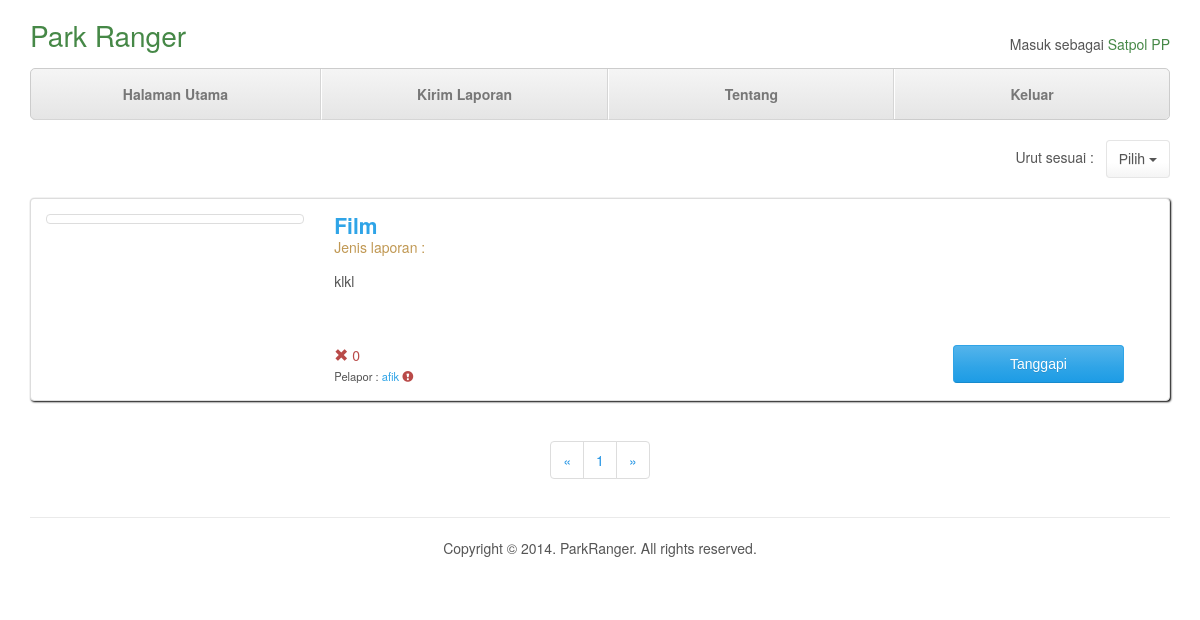
The app's page /dinas.php, older data.
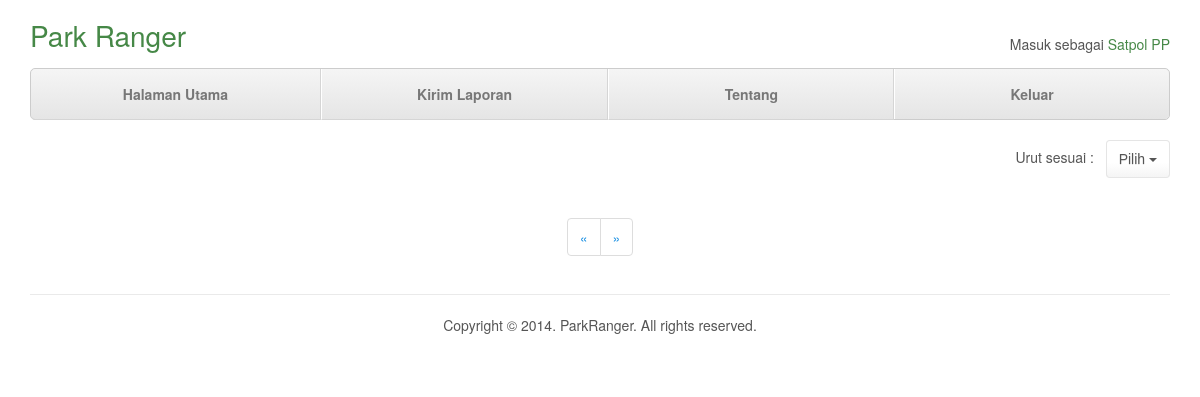
The same page, newer data.
### tables this page shows
CREATE TABLE IF NOT EXISTS `pengaduan` (
`id_laporan` int(11) NOT NULL,
  `rank_vote` int(11) NOT NULL,
  `waktu` datetime NOT NULL,
  `status` tinyint(20) NOT NULL,
  `file_foto` varchar(50) NOT NULL,
  `id_taman` int(11) NOT NULL,
  `ditangani_by` int(11) NOT NULL,
  `pelapor` int(11) NOT NULL,
  `keterangan` text NOT NULL,
  `jenis_laporan` varchar(50) NOT NULL
);

CREATE TABLE IF NOT EXISTS `taman` (
  `nama` varchar(50) NOT NULL,
  `alamat` text NOT NULL,
`id_taman` int(11) NOT NULL
);

CREATE TABLE IF NOT EXISTS `user` (
  `nama` varchar(50) NOT NULL,
  `email` varchar(20) NOT NULL,
  `username` varchar(20) NOT NULL,
  `password` varchar(20) NOT NULL,
`id_user` int(11) NOT NULL,
  `role` int(11) NOT NULL
);

### InformasiDinas.php (the view, shortened to what this page needs)
<?php
	function fetchPost($link, $opt) {
        switch($opt){
        	case 0:
        		$query = "SELECT * FROM pengaduan ORDER BY waktu DESC";
        		break;
        }
        $result = mysqli_query($link,$query);
        while($row[] = mysqli_fetch_array($result));
        return $row;
	}
	function fetchTaman($link,$id){
		$res = mysqli_query($link,"SELECT nama FROM taman WHERE id_taman='$id'");
		$name = $res->fetch_assoc();
		return $name;
	}
	function fetchPelapor($link,$id){
        $res = mysqli_query($link,"SELECT nama FROM user WHERE id_user='$id'");
		$name = $res->fetch_assoc();
		return $name;
	}
	function reports($link, $row, $it){
		$posts = '<div class="panel panel-default">
                  <div class="panel-body">
					<div class="col-xs-12 deskripsi-wrapper">
						<div class="col-xs-3">
							<a href="#" class="thumbnail">
								<img src="img/taman1.jpg" alt="'.$row[$it][4].'">
							</a>
						</div>
						<div class="col-xs-9 deskripsi">
							<h2><a href="#"><strong>'.fetchTaman($link,$row[$it][5])['nama'].'</strong></a></h2>
							<p class="text-warning">Jenis laporan : '.$row[$it][9].'</p>
							<p style="min-height:60px">
							'.$row[$it][8].'</p>
							<div class="col-xs-9 status">
								<p>
									<span class="text-danger"><span class="glyphicon glyphicon-remove"></span> '.$row[$it][3].'</span><br />
									<small>Pelapor : <a href="profile.html" class="text-primary"> '.fetchPelapor($link,$row[$it][7])['nama'].' </a> <a href="#"><span class="text-danger glyphicon glyphicon-exclamation-sign"></span></a></small>
								</p>
							</div>
							<div class="col-xs-3">
								<button id="bt'.$row[$it][0].'" type="button" class="btn btn-primary btn-block" data-toggle="collapse" data-target="#post'.$row[$it][0].'" onclick="this.style.visibility=\'hidden\'">Tanggapi</button>
						    </div>
						</div>
						</div>
						<div id="post'.$row[$it][0].'" class="collapse out">
							<div class="col-xs-9 komentar">
								<textarea name="komentar" rows="3" class="form-control" placeholder="Tanggapan"></textarea>
							</div>
							<div class="col-xs-3 konfirmasi-btn">
								<span>
									<input type="submit" value="Konfirmasi" class="btn btn-block btn-primary" data-toggle="collapse" data-target="#post'.$row[$it][0].'" onclick="bt'.$row[$it][0].'.style.visibility=\'visible\'">
								</span>
							</div>
						</div>
	        		</div>
	        	</div>';
	    return $posts;
	}
	function countPagination($row){
		return (sizeof($row)-1)/5;
	}
?>

### dinas.php (shortened to what this page needs)
<!DOCTYPE html>
<?php
	$sort = 0;
	$page = 0;
?>
<html class="no-js">
    <head>
        <link rel="stylesheet" href="css/bootstrap.min.css">
        <link rel="stylesheet" href="css/normalize.css">
        <link rel="stylesheet" href="css/main.css">
        <link rel="stylesheet" href="css/dinas.css">
    </head>
    <body>
    	<div class="container">
	        <div class="top">
		        <h1 class="text-muted"><a href="index.php">Park Ranger</a></h1>
			    <p class="text-right">Masuk sebagai <a href="#">Satpol PP</a></p>
			    <div class="clearfix"></div>
		        <ul class="nav nav-justified" role="navigation">
		        	<li><a href="index.php">Halaman Utama</a></li>
		        	<li><a href="lapor.php">Kirim Laporan</a></li>
		        	<li><a href="about.php">Tentang</a></li>
		        	<li><a href="logout.php">Keluar</a></li>
		        </ul>
	       	</div>
	       	<br/>
	       	<div class="dropdown text-right">
	       	Urut sesuai : &nbsp;
				<button class="btn btn-default dropdown-toggle" type="button" id="dropdownMenu1" data-toggle="dropdown" aria-expanded="true">
					Pilih
					<span class="caret"></span>
				</button>
			</div>
			<br />
			<?php include("InformasiDinas.php");
				$link = init();
				$start = $page * 5;
                $row = fetchPost($link,$sort);
                for($it=$start;$it<$start+5;$it++){
            		if(isset($row[$it])){
            			echo reports($link, $row,$it);
                	}
                }
            ?>
		<nav class="text-center">
			<ul class="pagination">
				<?php
					echo "<li onclick=\"$('#temp2').val('0'); $('#tempform2').submit()\">
							 <a href=\"#\" aria-label=\"Previous\">
						 		<span aria-hidden=\"true\">&laquo;</span>
							 </a>
						 </li>";
					$max = countPagination($row);
					for($i=0;$i<$max;$i++){
						$j = $i+1;
						echo "<li onclick=\"$('#temp2').val('$i'); $('#tempform2').submit()\"><a href=\"#\">$j</a></li>";
					}
					$j--;
					echo "<li onclick=\"$('#temp2').val('$j'); $('#tempform2').submit()\">
							<a href=\"#\" aria-label=\"Next\">
								<span aria-hidden=\"true\">&raquo;</span>
							</a>
						 </li>";
				?>
			</ul>
		</nav>
		<p class="text-center footer">
			<br/>
			Copyright &copy; 2014. ParkRanger. All rights reserved.<br/>
			<br/>
		</p>
    </body>
</html>

Row changes from the older to the newer data that the page shows:
removed pengaduan: id_taman.nama "Film", keterangan "klkl", status "0", pelapor.nama "afik"
Text that changed along with them:
list line gone: "1"
